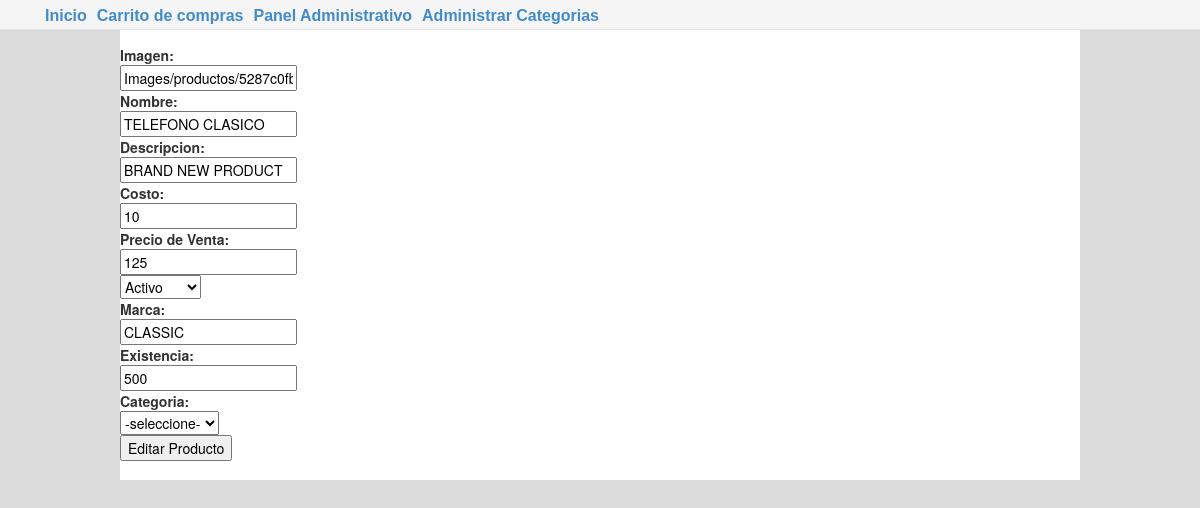
Before: /admin/editarProducto.php?id=17 with the older database file.
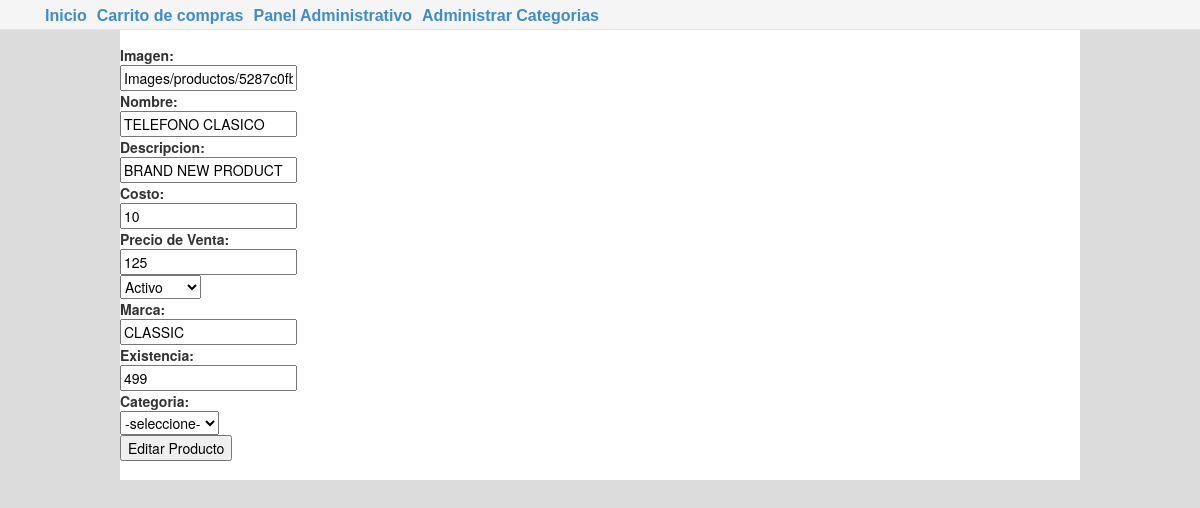
After: the same page with the newer database file.
### tables this page shows
CREATE TABLE `producto` (
  `id_p` int(11) NOT NULL AUTO_INCREMENT,
  `imagen_p` varchar(250) DEFAULT NULL,
  `nombre_p` varchar(40) DEFAULT NULL,
  `descripcion_p` varchar(250) DEFAULT NULL,
  `categoria_p` varchar(40) DEFAULT NULL,
  `precio_p` float DEFAULT '0',
  `activo_p` varchar(2) DEFAULT 'N',
  `existencia_p` int(11) DEFAULT NULL,
  `fecha_p` date DEFAULT NULL,
  `marca_p` varchar(120) DEFAULT NULL,
  `costo_p` float DEFAULT '0',
  `tamanio_p` varchar(25) DEFAULT NULL,
  `color_p` varchar(25) DEFAULT NULL,
  PRIMARY KEY (`id_p`),
  UNIQUE KEY `id_p_UNIQUE` (`id_p`)
);

### admin/editarProducto.php (the view, shortened to what this page needs)
<!DOCTYPE html>
<html>
    <head>
        <link href="../assets/css/bootstrap.css" rel="stylesheet" type="text/css" />
        <link href="../assets/css/main.css" rel="stylesheet" type="text/css" />
    </head>
    <body>
        <?php include_once '../Includes/header_admin.php'; ?>
        <div class="contenedor">
            <?
            if (isset($_GET['id'])) {
                $id_p = (int) $_GET['id'];
                $row = mysql_fetch_array(mysql_query("SELECT * FROM `producto` WHERE `id_p` = '$id_p' "));
                ?>
                <form action='' method='POST'>
                    <div><b>Imagen:</b><br /><input type='text' name='imagen_p' value='<?= stripslashes($row['imagen_p']) ?>' required/></div>
                    <div><b>Nombre:</b><br /><input type='text' name='nombre_p' value='<?= stripslashes($row['nombre_p']) ?>' required/></div>
                    <div><b>Descripcion:</b><br /><input type='text' name='descripcion_p' value='<?= stripslashes($row['descripcion_p']) ?>' required/></div>
                    <div><b>Costo:</b><br /><input type='text' name='costo_p' value='<?= stripslashes($row['costo_p']) ?>' required/></div>
                    <div><b>Precio de Venta:</b><br /><input type='text' name='precio_p' value='<?= stripslashes($row['precio_p']) ?>' required/></div>
                    <div><select name="activo_p">
                            <option value="S">Activo</option>
                        </select></div>
                    <div><b>Marca:</b><br /><input type='text' name='marca_p' value='<?= stripslashes($row['marca_p']) ?>' required/></div>
                    <div><b>Existencia:</b><br /><input type='text' name='existencia_p' value='<?= stripslashes($row['existencia_p']) ?>' required/></div>
                    <div><b>Categoria:</b><br><select name="categoria_p" required><option>-seleccione-</option><?php include_once '../clases/listas/categorias.php'; ?></select></div>
                    <div><input type='submit' value='Editar Producto' /><input type='hidden' value='1' name='submitted' /></div>
                </form>
            <? }
            ?>
        </div>
    </body>
</html>

### Includes/header_admin.php (shortened to what this page needs)
<html>
    <body>
        <div class="header">
            <ul class="menu">
                <li><a href="../index.php">Inicio</a></li>
                <li><a href="../cesta.php">Carrito de compras</a></li>
                <li><a href="../admin/administrarProductos.php">Panel Administrativo</a></li>
                <li><a href="../admin/administrarCategorias.php">Administrar Categorias</a></li>
            </ul>
            <div class="right-login">
            </div>
        </div>
    </body>
</html>

### assets/css/main.css (style rules this page uses)
body { background: gainsboro; }
.contenedor { display: block; background: #FFF; height: 450px; margin:auto; width: 80%; }

### Includes/header_admin.php (style rules this page uses)
body { margin: 0px; }
.header { margin-top: 0px; padding-top: 0px; background: whitesmoke; border-bottom: 1px solid #e5e5e5; height: 30px; width: 100%; margin: auto; }
.header ul { margin: 0px; }
.menu li { margin-top: 0px; margin-bottom: 0px; height: 30px; list-style: none; float: left; padding: 5px; }
.menu li a { padding: 0px; font-family: Helvetica, Sans Serif, Arial; font-size: 16px; font-weight: bold; text-align: center; text-decoration: none; }
.contenedor { padding-top: 15px; width: 80%; margin: auto; }
.right-login { font-size: 16px; font-weight: bold; display: block; padding-top: 10px; margin-left: 75%; padding-left: 10%; }

Changed rows visible on the page:
changed producto "Images/productos/5287c0fbec473Telefono.jpg": existencia_p "500" → "499"
